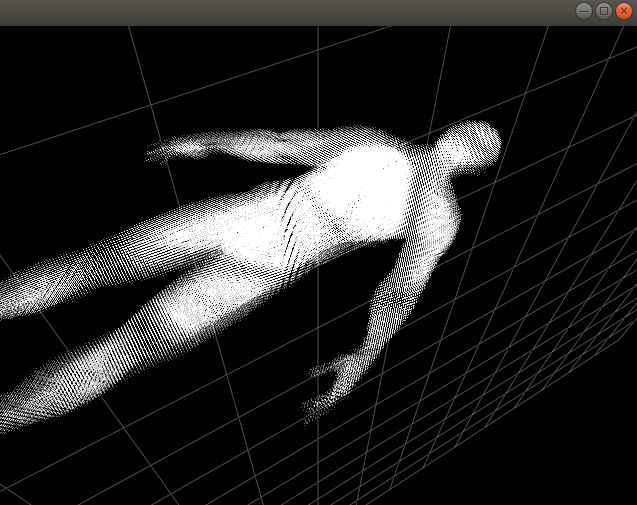

Python code for this plot:
#!/usr/bin/env python
#
# sudo apt-get install python python-numpy python-opengl python-qt4 python-qt4-gl

from __future__ import print_function

import h5py
import numpy as np
import sys
import os
import time

from pyqtgraph.Qt import QtCore, QtGui
import pyqtgraph as pg
import pyqtgraph.opengl as gl

color=(1,1,1,0.4)
size=0.4
#filename="./isthmus_skeletonization/SymmThinningCUDA/SymmThinningCUDA/originalH5/0.h5"
dimensions=int(sys.argv[1])
directories=sys.argv[2:]

print("using dimension from arg2: \"%sx%sx%s\""%(dimensions,dimensions,dimensions))
print("reading directories:\n\t%s\n"%"\n\t".join(directories))

dirindex = 0
data = []
def plot():
    global dirindex
    global data
    compactIjkVec = []
    zoffset=0
    z=0
    currentdir = directories[dirindex]
    print("currentdir:",currentdir)
    files = [f for f in os.listdir(currentdir) if f.endswith('.h5')]

    if not files or len(files)<=0:
        print("error reading directory ",currentdir)
        print(os.listdir(currentdir))
        return

    files.sort()
    for filename in files:
        print("file",currentdir+"/"+filename)
        try:
            f1 = h5py.File(currentdir+'/'+filename,'r+')
        except Exception as error:
            print("error h5py open", error)
            continue
        zoffset=z
        for s in f1:
            shape = f1[s].shape
            #print("set",s, "shape", shape, "zoffset", zoffset)
            z=zoffset+int(s)
            for ijk in f1[s][0]:
                x = ijk % dimensions
                y = ijk / dimensions
                #print("%d x=%d y=%d z=%d"%(ijk,x,y,z),end=",  ")
                compactIjkVec.append((x,y,z))
            #print()
            #break
        f1.close()

    data = np.array(compactIjkVec)
    try:
        plt.setData(pos=data, color=color)
    except Exception as error:
        print("error plt", error)

    # prep next dir
    dirindex = (dirindex + 1) % len(directories)


# run once so we are ready to load qt
plot()


#sys.exit()

# ## build a QApplication before building other widgets
# from pyqtgraph.Qt import QtCore, QtGui
# import pyqtgraph as pg
# import pyqtgraph.opengl as gl
# app = QtGui.QApplication([])
# w = gl.GLViewWidget()
# w.show()
# w.setWindowTitle('hdf5 test')
# w.setCameraPosition(distance=40)
# g = gl.GLGridItem()
# #g.scale(2,2,1)
# w.addItem(g)
# #
# plt = gl.GLScatterPlotItem(pos=data, color=(1,1,1,1.0), size=0.1, pxMode=True)
# #plt.translate(-128,-128 ,0)
# w.addItem(plt)




# ## build a QApplication before building other widgets


## make a widget for displaying 3D objects

pg.mkQApp()

view = gl.GLViewWidget()
view.setCameraPosition(distance=600)
view.show()

## create three grids, add each to the view
xgrid = gl.GLGridItem()
# ygrid = gl.GLGridItem()
# zgrid = gl.GLGridItem()
view.addItem(xgrid)
# view.addItem(ygrid)
# view.addItem(zgrid)

## rotate x and y grids to face the correct direction
xgrid.rotate(90, 0, 1, 0)
# ygrid.rotate(90, 1, 0, 0)

## scale each grid differently
xgrid.scale(30, 30, 0)
# ygrid.scale(30, 30, 0)
# zgrid.scale(30, 30, 0)

plt = gl.GLScatterPlotItem(pos=data, color=color, size=size, pxMode=False)
# plt.rotate(90,0,1,0)
# plt.rotate(90,1,0,0)
# plt.translate(0,0,-(dimensions/2))
# plt.translate(0,-200,0)
plt.translate(0,-(dimensions/2),0)
plt.translate(-(dimensions/2),0,0)
plt.translate(0,0,-(dimensions/4))

view.addItem(plt)


if len(directories) > 1:
    t = QtCore.QTimer()
    t.timeout.connect(plot)
    t.start(500)

## Start Qt event loop unless running in interactive mode.
if __name__ == '__main__':
    import sys
    if (sys.flags.interactive != 1) or not hasattr(QtCore, 'PYQT_VERSION'):
        QtGui.QApplication.instance().exec_()
